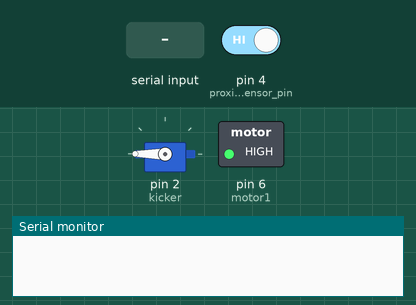
A sketch run on a simulated Arduino Uno, built with avr-gcc and run on an emulated ATmega328P. Shown: servo, switched loads named in the sketch (green lamp = pin HIGH), the last lines printed to the serial monitor. The inputs (shaded band) are chosen by the test bench; at power-on: pin 4 (proximity_sensor_pin) HIGH.

Above: at 1.2 s.
1.3 s: pin 4 (proximity_sensor_pin) driven LOW
At 2.3 s:
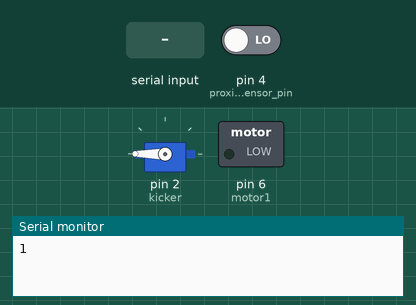
2.8 s: "b" received over Serial
At 3.3 s:
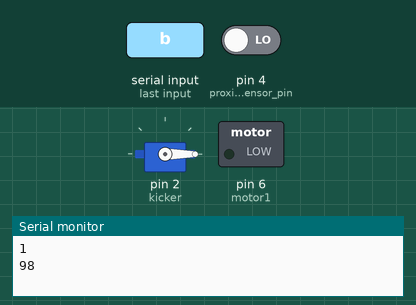
4.3 s: "n" received over Serial
At 4.8 s:
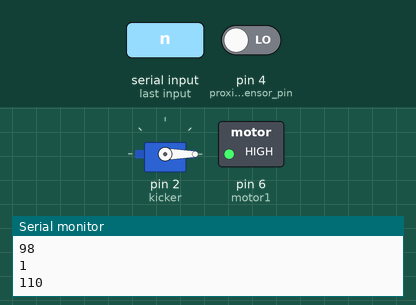
Timing chart, 0 to 7.3 s (numbered marks = the images above; inputs shaded):
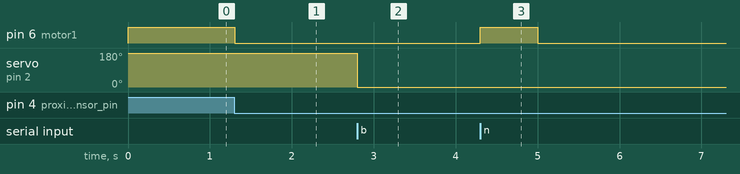

The sketch:

belt_controller.ino
```cpp
#include <Servo.h>

int proximity_sensor_pin = 4;
int motor1 = 6;

Servo kicker;

void setup() {
  // put your setup code here, to run once:
  pinMode(motor1, OUTPUT);

  kicker.attach(2);
  kicker.write(180);

  Serial.begin(9600);
}

void belt_on(){
  digitalWrite(motor1, HIGH);
}

void belt_stop(){
  digitalWrite(motor1, LOW);
}

void send_master_to_analyze(){
  Serial.println('1');
}

void get_master_command(){
  byte data = " ";
  // the master computer will send data upon detection
    if (Serial.available() > 0) {
    // read the incoming byte:
    data = Serial.read();
    Serial.println(data);

    if (data == 'b'){
      // kicking bottle
      //digitalWrite(led_pin, HIGH);
      kicker.write(0);
      delay(500);
      return;
    }
    else if (data == 'n'){
      belt_on();
      delay(600);
      return;
    }
  }
  else{
    get_master_command();
  }
}

void loop() {
  // put your main code here, to run repeatedly:

  if (!digitalRead(proximity_sensor_pin)){
    belt_stop();
    send_master_to_analyze();
    get_master_command();
  }
  else{
    belt_on();
    kicker.write(180);
  }

  delay(100);
}
```

Measured:
- after the input at 1.3 s, pin 6 (motor1): HIGH → LOW at once
- after the input at 2.8 s, servo on pin 2 (kicker): 180° → 0° at once
- after the input at 4.3 s, pin 6 (motor1): LOW → HIGH at once, → LOW 0.70 s later
